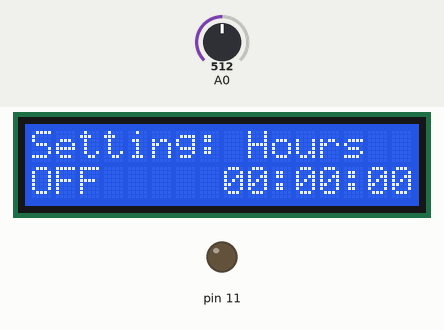
The sketch below on a simulated Arduino Uno, built with avr-gcc and run on an emulated ATmega328P. Parts: 16×2 character LCD, output pins drawn as LEDs (lit = HIGH). Inputs (shaded band) come from the test bench; at power-on: A0 = 512.

Above: at 1.2 s.
1.3 s: A0 set to 527
2.8 s: A0 set to 542
At 2.96 s:
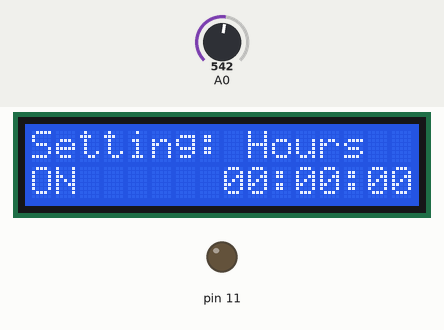
5.5 s: A0 set to 6
At 5.7 s:
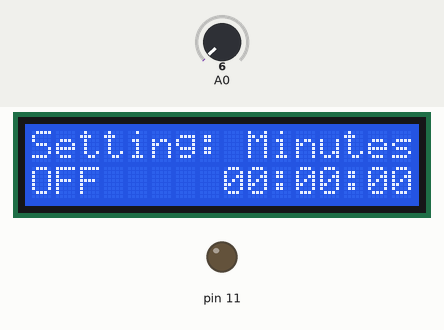
8.5 s: A0 set to 511
10.0 s: A0 set to 716
At 10.94 s:
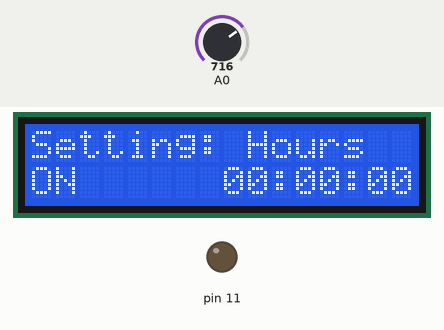
12.5 s: A0 set to 0
At 12.96 s:
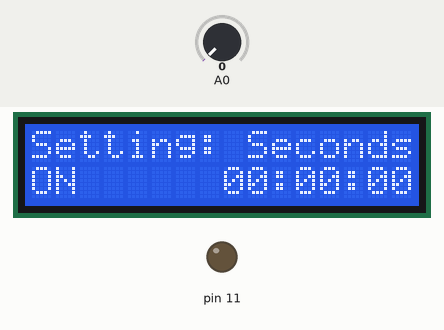
Timing chart, 0 to 15.9 s (numbered marks = the images above; inputs shaded):
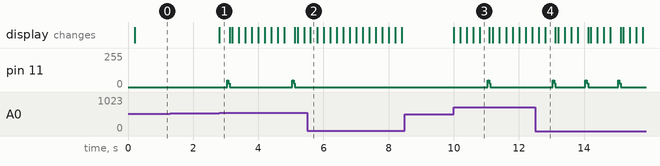

Measured:
- the behaviour switches between 534 and 535 on A0 (found by bisection; images 0 and 1)
- after the input at 1.3 s, every drawn part: stays the same
- after the input at 2.8 s, the display: changes at once (image 1)
- after the input at 5.5 s, pin 11: stays 0/255 (without the input it goes to 52/255 after 1.5 s); the display: changes after 0.10 s (image 2)
- after the input at 8.5 s, every drawn part: stays the same
- after the input at 10.0 s, pin 11: 0/255 → 52/255 after 1.0 s, → 29/255 0.04 s later, → 0/255 0.04 s later; the display: changes at once (image 3)
- after the input at 12.5 s, the display: first changes after 0.10 s (image 4 shows a later state)

The sketch:

Olympus.ino
```cpp
/*******************************************
 *
 * Olympus Shutter Menu
 * by KTN
 * using: cameraIrControl Library
 * //E5.shutterNow();
 *
 ********************************************/

#include "multiCameraIrControl.h"
#include <LiquidCrystal.h>
#include "LCDKeypad.h"

//Aparat
Olympus E420(11);

#define HOURS 0
#define MINUTES 1
#define SECONDS 2

// The LCD screen
LCDKeypad lcd;

// The time model
int hours = 0;
int minutes = 0;
int seconds = 0;
int savedhours;
int savedminutes;
int savedseconds;
unsigned int setting = 2;

//running
boolean active = false;
String statustext = "inact  ";

//backlit
unsigned long startlight;

void setup() {  // =================================== setup

  //turn on backlit
  //only for execute backlight
  //function to start counting millis
  backlight(true);

  // Set up the LCD's number of columns and rows:
  lcd.begin(16,2);

  // Set the cursor at the begining of the first row
  lcd.setCursor(0,0);

  // Print a text in the first row
  lcd.print("Setting: Seconds");

}  // ================================================= end setup

void loop() {  // ================================================= main loop
  // start counting if select button is pressed
  if (active == true) decTime();

  // Print the time on the LCD
  printTime();

  // Listen for buttons for 1 second
  buttonListen();

  //turn off backlit after 10 second
  if (millis() - startlight > 10000) {
    backlight(false);
    startlight = 0;
  }

}  // ============================================================= end main loop

void buttonListen() {  // ============================ buttonListen
  // Read the buttons five times in a second
  for (int i = 0; i < 5; i++) {

    // Read the buttons value
    int button = lcd.button();

    switch (button) {

    // Right button was pushed
    case KEYPAD_RIGHT:
      backlight(true);
      setting++;
      break;

    // Left button was pushed
    case KEYPAD_LEFT:
      backlight(true);
      setting--;
      break;

      // Up button was pushed
    case KEYPAD_UP:
      backlight(true);
      switch (setting) {
      case HOURS:
        if (active == false) hours++;
        break;
      case MINUTES:
        if (active == false) minutes++;
        break;
      case SECONDS:
        if (active == false) seconds++;
      }
      break;

    // Down button was pushed
    case KEYPAD_DOWN:
      backlight(true);
      switch (setting) {
      case HOURS:
        if (active == false) hours--;
        if (hours == -1) hours = 23;
        break;
      case MINUTES:
        if (active == false) minutes--;
        if (minutes == -1) minutes = 59;
        break;
      case SECONDS:
        if (active == false) seconds--;
        if (seconds == -1) seconds = 59;
        break;
      }
      break;

    // Menu button was pushed
    case KEYPAD_SELECT:
      backlight(true);
      changeStatus();
      break;

    }

    setting %= 3;
    printSetting();

    hours %= 24;
    minutes %= 60;
    seconds %= 60;
    printTime();

    // Wait one fifth of a second to complete
    while(millis() % 200 != 0);
  }
}  // ============================================= end buttonListen

// Print the current setting
void printSetting() {  // ========================= printSetting
  lcd.setCursor(9,0);

  switch (setting) {
  case HOURS:
    lcd.print("Hours  ");
    break;
  case MINUTES:
    lcd.print("Minutes");
    break;
  case SECONDS:
    lcd.print("Seconds");
  }
}  // ============================================= end printSetting

// Increase the time model by one second
void decTime() {  // ============================== decTime
  // Increase seconds
  seconds--;

  if (seconds < 0) {
    // Reset seconds
    seconds = 59;
    // Decrease minutes
    minutes--;

    if (minutes < 0) {
      // Reset minutes
      minutes = 59;
      // Increase hours
      hours--;

      //stop the counter
      if (hours < 0) {
        hours = savedhours;
        minutes = savedminutes;
        seconds = savedseconds;
        E420.shutterNow();
      }
    }
  }
}  // ============================================= end decTime

// Print the time on the LCD
void printTime() {  // ============================ printTime
  // Set the cursor at the begining of the second row
  lcd.setCursor(0,1);
  char time[17];
  if(active == true)  sprintf(time, "ON      %02i:%02i:%02i", hours, minutes, seconds);
  else sprintf(time, "OFF     %02i:%02i:%02i", hours, minutes, seconds);
  lcd.print(time);
}  // ============================================= end printTime

//status of a counter
void changeStatus() {  // ========================= changeStatus
  if (active == false) {
    active = true;
    savedhours = hours;
    savedminutes = minutes;
    savedseconds = seconds;
  }
  else {
    active = false;
    hours = savedhours;
    minutes = savedminutes;
    seconds = savedseconds;
  }
}  // ============================================= end changeStatus

void backlight(boolean on) { //==================== backlight

  if (on == true) {
    //Set LED Backlight to ON
    pinMode(10, INPUT);
    startlight = millis();
  }
  else {
    //Set LED Backlight to OFF
    pinMode(10, OUTPUT);
    digitalWrite(10, LOW);
  }

}  // ============================================= end backlight


//=============================================================================================END
```

multiCameraIrControl.cpp
```cpp
// (licence header left out)
#if ARDUINO >= 100
  #include "Arduino.h"
#else
  #include "WProgram.h"
#endif

#include "multiCameraIrControl.h"

void wait(unsigned int time){
  unsigned long start = micros();
  while(micros()-start<=time){
  }
}

void high(unsigned int time, int freq, int pinLED){
  int pause = (1000/freq/2)-4;
  unsigned long start = micros();
  while(micros()-start<=time){
    digitalWrite(pinLED,HIGH);
    delayMicroseconds(pause);
    digitalWrite(pinLED,LOW);
    delayMicroseconds(pause);
  }
}

Nikon::Nikon(int pin)
{
  pinMode(pin, OUTPUT);
  _pin = pin;
  _freq = 40;
}

void Nikon::shutterNow()
{
  high(2000,_freq,_pin);
  wait(27830);
  high(390,_freq,_pin);
  wait(1580);
  high(410,_freq,_pin);
  wait(3580);
  high(400,_freq,_pin);
}

Pentax::Pentax(int pin)
{
  pinMode(pin, OUTPUT);
  _pin = pin;
  _freq = 38;
}

void Pentax::shutterNow()
{
  high(13000,_freq,_pin);
  wait(3000);
  for (int i=0;i<7;i++){
    high(1000,_freq,_pin);
    wait(1000);
  };
}

void Pentax::toggleFocus()
{
  high(13000,_freq,_pin);
  wait(3000);
  for (int i=0;i<5;i++){
    high(1000,_freq,_pin);
    wait(1000);
  };
  high(1000,_freq,_pin);
  wait(3000);
  high(1000,_freq,_pin);
}

Olympus::Olympus(int pin)
{
  pinMode(pin, OUTPUT);
  _pin = pin;
  _freq = 40;
}

void Olympus::shutterNow()
{
  bool _seq[] = {
    0,1,1,0,0,0,0,1,1,1,0,1,1,1,0,0,1,0,0,0,0,0,0,0,0,1,1,1,1,1,1,1    };
  high(8972,_freq,_pin);
  wait(4384);
  high(624,_freq,_pin);
  for (int i=0;i<sizeof(_seq);i++){
    if (_seq[i]==0){
      wait(488);
      high(600,_freq,_pin);
    }
    else{
      wait(1600);
      high(600,_freq,_pin);
    }
  };
}

void Olympus::zoomin(unsigned int pct)
{
  bool _seq[] = {
    0,1,1,0,0,0,0,1,1,1,0,1,1,1,0,0,1,1,0,0,0,0,0,0,0,0,1,1,1,1,1,1    };
  high(9000,_freq,_pin);
  wait(4500);
  high(500,_freq,_pin);
  for (int i=0;i<sizeof(_seq);i++){
    if (_seq[i]==0){
      wait(500);
      high(500,_freq,_pin);
    }
    else{
      wait(1500);
      high(500,_freq,_pin);
    }
  };
  wait(40000);
  if (pct>100) pct = 100;
  pct = (pct*52)/100 + 1;
  for (int i=1; i<pct; i++)
  {
    high(9000,_freq,_pin);
    wait(2000);
    high(500,_freq,_pin);
    wait(96000);
  }

}

void Olympus::zoomout(unsigned int pct)
{
  bool _seq[] =
             {0,1,1,0,0,0,0,1,1,1,0,1,1,1,0,0,0,1,0,0,0,0,0,0,1,0,1,1,1,1,1,1 };
  high(9000,_freq,_pin);           //
  wait(4500);
  high(500,_freq,_pin);
  for (int i=0;i<sizeof(_seq);i++){
    if (_seq[i]==0){
      wait(500);
      high(500,_freq,_pin);
    }
    else{
      wait(1500);
      high(500,_freq,_pin);
    }
  };
  wait(40000);
  if (pct>100) pct = 100;
  pct = (pct*70)/100 + 1;
  for (int i=1; i<pct; i++)
  {
    high(9000,_freq,_pin);
    wait(2000);
    high(500,_freq,_pin);
    wait(96000);
  }
}

Minolta::Minolta(int pin)
{
  pinMode(pin, OUTPUT);
  _pin = pin;
  _freq = 38;
}

void Minolta::shutterNow()
{
  bool _seq[] = {
    0,0,1,0,1,1,0,0,0,1,0,1,0,0,1,1,1,0,0,0,0,0,1,0,1,0,0,0,0,0,0,0,1    };
  high(3750,_freq,_pin);
  wait(1890);
  for (int i=0;i<sizeof(_seq);i++){
    if (_seq[i]==0){
      high(456,_freq,_pin);
      wait(487);
    }
    else{
      high(456,_freq,_pin);
      wait(1430);
    }
  };
}

void Minolta::shutterDelayed()
{
  bool _seqDelayed[] = {
    0,0,1,0,1,1,0,0,0,1,0,1,0,0,1,1,1,0,0,0,0,0,1,0,0,0,0,0,0,0,0,0,1    };
  high(3750,_freq,_pin);
  wait(1890);
  for (int i=0;i<sizeof(_seqDelayed);i++){
    if (_seqDelayed[i]==0){
      high(456,_freq,_pin);
      wait(487);
    }
    else{
      high(456,_freq,_pin);
      wait(1430);
    }
  };
}

Sony::Sony(int pin)
{
  pinMode(pin, OUTPUT);
  _pin = pin;
  _freq = 40;
}

void Sony::shutterNow()
{
  bool _seq[] = {
    1,0,1,1,0,1,0,0,1,0,1,1,1,0,0,0,1,1,1,1    };
  for (int j=0;j<3;j++) {
    high(2320,_freq,_pin);
    wait(650);
    for (int i=0;i<sizeof(_seq);i++){
      if (_seq[i]==0){
        high(575,_freq,_pin);
        wait(650);
      }
      else{
        high(1175,_freq,_pin);
        wait(650);
      }
    }
    wait(10000);
  }
}

void Sony::shutterDelayed()
{
  bool _seqDelayed[] = {
    1,1,1,0,1,1,0,0,1,0,1,1,1,0,0,0,1,1,1,1    };
  for (int j=0;j<3;j++) {
    high(2320,_freq,_pin);
    wait(650);
    for (int i=0;i<sizeof(_seqDelayed);i++){
      if (_seqDelayed[i]==0){
        high(575,_freq,_pin);
        wait(650);
      }
      else{
        high(1175,_freq,_pin);
        wait(650);
      }
    }
    wait(10000);
  }
}

void Sony::toggleVideo()
{
  bool _seqToggle[] = {
    0,0,0,1,0,0,1,0,1,0,1,1,1,0,0,0,1,1,1,1    };
  for (int j=0;j<3;j++) {
    high(2320,_freq,_pin);
    wait(650);
    for (int i=0;i<sizeof(_seqToggle);i++){
      if (_seqToggle[i]==0){
        high(575,_freq,_pin);
        wait(650);
      }
      else{
        high(1175,_freq,_pin);
        wait(650);
      }
    }
    wait(10000);
  }
}

Canon::Canon(int pin)
{
  pinMode(pin, OUTPUT);
  _pin = pin;
  _freq = 33;
}

void Canon::shutterNow()
{
 for(int i=0; i<16; i++) {
    digitalWrite(_pin, HIGH);
    delayMicroseconds(11);
    digitalWrite(_pin, LOW);
    delayMicroseconds(11);
  }
  delayMicroseconds(7330);
  for(int i=0; i<16; i++) {
    digitalWrite(_pin, HIGH);
    delayMicroseconds(11);
    digitalWrite(_pin, LOW);
    delayMicroseconds(11);
  }
}

void Canon::shutterDelayed()
{
  for(int i=0; i<16; i++) {
    digitalWrite(_pin, HIGH);
    delayMicroseconds(11);
    digitalWrite(_pin, LOW);
    delayMicroseconds(11);
  }
  delayMicroseconds(5360);
  for(int i=0; i<16; i++) {
    digitalWrite(_pin, HIGH);
    delayMicroseconds(11);
    digitalWrite(_pin, LOW);
    delayMicroseconds(11);
  }
}

CanonWLDC100::CanonWLDC100(int pin)
{
  pinMode(pin, OUTPUT);
  _pin = pin;
  _freq = 38;
}

void CanonWLDC100::shutterNow()
{
  bool _seq[] = {0,1,0,1,0,0,1,1,1,0,0,0,1,1,0,1,1,1,1,1,1,0,0,0,0,0,0,0,0,1,1,1};
  high(9042,_freq,_pin);
  wait(4379);

  for (int i=0;i<sizeof(_seq);i++){
    if (_seq[i]==0){
      high(612,_freq,_pin);
      wait(512);
    }
    else{
      high(612,_freq,_pin);
      wait(1621);
    }
  };
    high(599,_freq,_pin);
}
```

multiCameraIrControl.h
```cpp
// (licence header left out)
#ifndef multiCameraIrControl_h
#define multiCameraIrControl_h

#if ARDUINO >= 100
  #include "Arduino.h"
#else
  #include "WProgram.h"
#endif

class Nikon{
public:
  Nikon(int pin);
  void shutterNow();
private:
  int _pin;
  int _freq;
};

class Canon{
public:
  Canon(int pin);
  void shutterNow();
  void shutterDelayed();
private:
  int _pin;
  int _freq;
};

class CanonWLDC100{
public:
  CanonWLDC100(int pin);
  void shutterNow();
private:
  int _pin;
  int _freq;
};

class Pentax{
public:
  Pentax(int pin);
  void shutterNow();
  void toggleFocus();
private:
  int _pin;
  int _freq;
};

class Olympus{
public:
  Olympus(int pin);
  void shutterNow();
  void zoomin(unsigned int pct);
  void zoomout(unsigned int pct);
private:
  int _pin;
  int _freq;
};

class Minolta{
public:
  Minolta(int pin);
  void shutterNow();
  void shutterDelayed();
private:
  int _pin;
  int _freq;
};

class Sony{
public:
  Sony(int pin);
  void shutterNow();
  void shutterDelayed();
  void toggleVideo();
private:
  int _pin;
  int _freq;
};

#endif
```

LCDKeypad.cpp
```cpp
/*
  LCDKeypad.cpp
*/
#if ARDUINO >= 100
  #include "Arduino.h"
#else
  #include "WProgram.h"
#endif


// include this library's description file

#include <LiquidCrystal.h>
#include "LCDKeypad.h"

LCDKeypad::LCDKeypad() : LiquidCrystal(8, 9, 4, 5, 6, 7)
{
}

int LCDKeypad::button()
{
  static int NUM_KEYS=5;
  static int adc_key_val[5] ={
    30, 150, 360, 535, 760     };
  int k, input;
  input=analogRead(0);
  for (k = 0; k < NUM_KEYS; k++)
  {
    if (input < adc_key_val[k])
    {
      return k;
    }
  }
  if (k >= NUM_KEYS)
    k = -1;     // No valid key pressed
  return k;
}
```

LCDKeypad.h
```cpp
/*
  LCDKeypad.h
*/

// ensure this library description is only included once
#ifndef LCDKeypad_h
#define LCDKeypad_h

// library interface description
#define KEYPAD_NONE -1
#define KEYPAD_RIGHT 0
#define KEYPAD_UP 1
#define KEYPAD_DOWN 2
#define KEYPAD_LEFT 3
#define KEYPAD_SELECT 4

class LCDKeypad: public LiquidCrystal
{
  public:
    LCDKeypad();
    int button();
};

#endif
```
